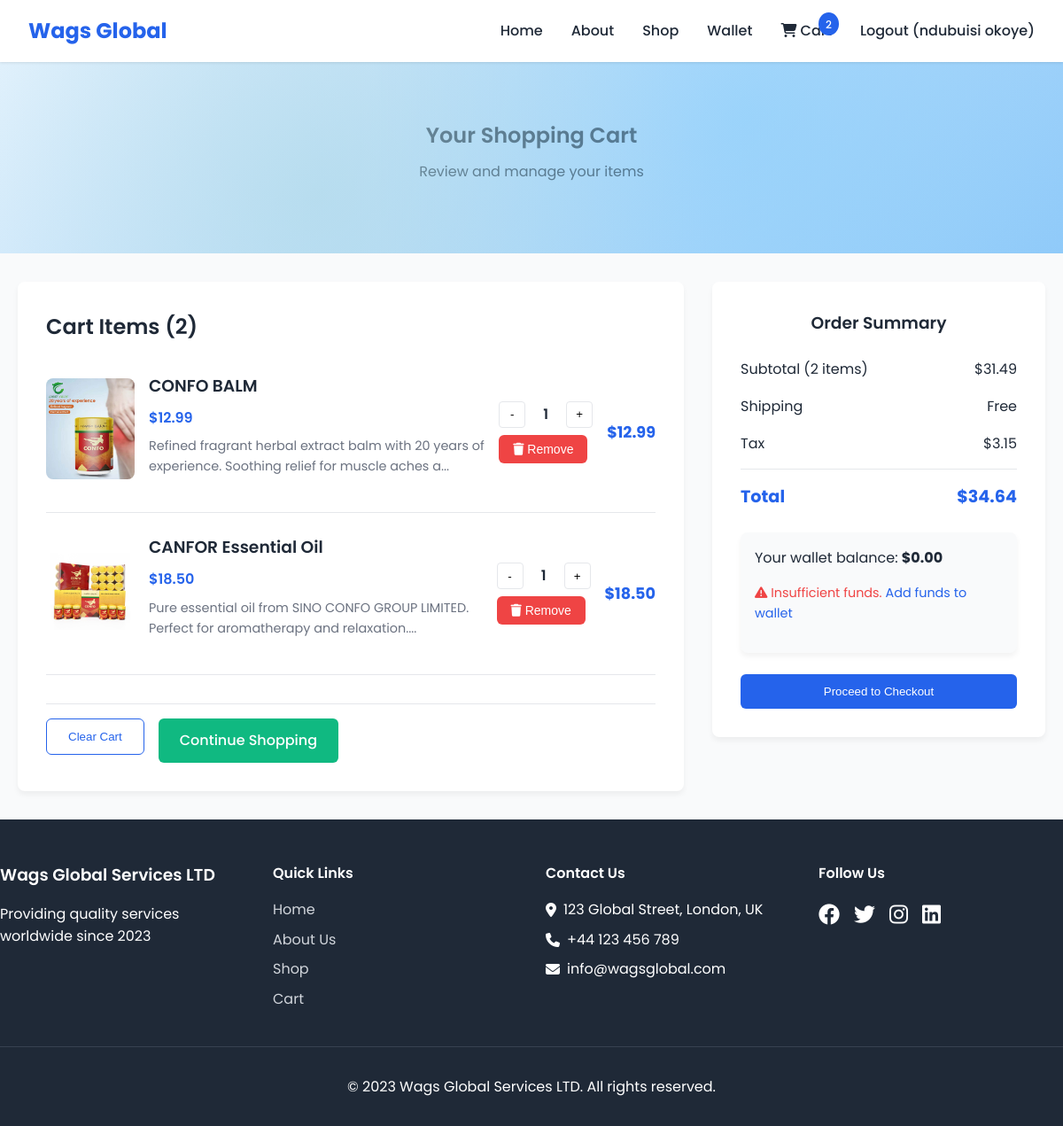
/cart (signed in), run on the app's committed database.
### app.py (models this page shows)
class User(db.Model):
    id = db.Column(db.Integer, primary_key=True)
    username = db.Column(db.String(80), unique=True, nullable=False)
    email = db.Column(db.String(120), unique=True, nullable=False)
    password = db.Column(db.String(200), nullable=False)
    wallet_balance = db.Column(db.Float, default=0.0)
    cart_items = db.relationship('CartItem', backref='user', lazy=True)

class CartItem(db.Model):
    id = db.Column(db.Integer, primary_key=True)
    user_id = db.Column(db.Integer, db.ForeignKey('user.id'), nullable=False)
    product_id = db.Column(db.Integer, db.ForeignKey('product.id'), nullable=False)
    quantity = db.Column(db.Integer, default=1)
    added_at = db.Column(db.DateTime, default=datetime.utcnow)

class Product(db.Model):
    id = db.Column(db.Integer, primary_key=True)
    name = db.Column(db.String(100), nullable=False)
    description = db.Column(db.Text, nullable=False)
    price = db.Column(db.Float, nullable=False)
    image = db.Column(db.String(100), default='default-product.jpg')
    category = db.Column(db.String(50), default='general')
    cart_items = db.relationship('CartItem', backref='product', lazy=True)

### app.py (the view)
@app.route('/cart')
@login_required
def cart(user):
    cart_items = db.session.query(CartItem, Product).join(Product).filter(CartItem.user_id == user.id).all()
    total = sum(item.Product.price * item.CartItem.quantity for item in cart_items)
    return render_template('cart.html', cart_items=cart_items, total=total, user=user)

### app.py (called while the page is built)
def get_current_user():
    if 'user_id' not in session:
        return None
    user = db.session.get(User, session['user_id'])
    if user is None:
        session.clear()
    return user

def login_required(f):
    @wraps(f)
    def decorated_function(*args, **kwargs):
        user = get_current_user()
        if user is None:
            flash('Please login to access this page', 'error')
            return redirect(url_for('login'))
        return f(user, *args, **kwargs)
    return decorated_function

def get_cart_count():
    user = get_current_user()
    if user:
        cart_count = db.session.query(db.func.sum(CartItem.quantity)).filter_by(user_id=user.id).scalar()
        return cart_count or 0
    return 0

def get_cart_total():
    user = get_current_user()
    if user:
        cart_items = db.session.query(CartItem, Product).join(Product).filter(CartItem.user_id == user.id).all()
        cart_total = sum(item.Product.price * item.CartItem.quantity for item in cart_items)
        return cart_total
    return 0

@app.context_processor
def inject_cart_data():
    return dict(cart_count=get_cart_count(), cart_total=get_cart_total())

### templates/cart.html (shortened to what this page needs)
<!DOCTYPE html>
<html lang="en">
<head>
    <title>{% extends "base.html" %}
{% block content %}
<section class="page-hero">
    <div class="container">
        <h1>Your Shopping Cart</h1>
        <p>Review and manage your items</p>
    </div>
</section>
<section class="cart-section">
    <div class="container">
        {% if cart_items %}
        <div class="cart-grid">
            <div class="cart-items">
                <h2>Cart Items ({{ cart_count }})</h2>
                {% for item in cart_items %}
                <div class="cart-item">
                    <div class="cart-item-image">
                        <img src="{{ url_for('static', filename='images/' + item.Product.image) if item.Product.image.startswith(('CUNFU', 'SYLFLORA')) else item.Product.image }}" alt="{{ item.Product.name }}">
                    </div>
                    <div class="cart-item-details">
                        <h3>{{ item.Product.name }}</h3>
                        <p class="cart-item-price">${{ "%.2f"|format(item.Product.price) }}</p>
                        <p class="cart-item-desc">{{ item.Product.description[:100] }}...</p>
                    </div>
                    <div class="cart-item-quantity">
                        <form method="POST" action="{{ url_for('update_cart', item_id=item.CartItem.id) }}">
                            <div class="quantity-controls">
                                <button type="submit" name="action" value="decrease" class="qty-btn">-</button>
                                <span class="quantity">{{ item.CartItem.quantity }}</span>
                                <button type="submit" name="action" value="increase" class="qty-btn">+</button>
                            </div>
                            <button type="submit" name="action" value="remove" class="btn btn-small btn-danger">
                                <i class="fas fa-trash"></i> Remove
                            </button>
                        </form>
                    </div>
                    <div class="cart-item-total">
                        ${{ "%.2f"|format(item.Product.price * item.CartItem.quantity) }}
                    </div>
                </div>
                {% endfor %}
                <div class="cart-actions">
                    <form method="POST" action="{{ url_for('clear_cart') }}" onsubmit="return confirm('Are you sure you want to clear your cart?');">
                        <button type="submit" class="btn btn-outline">Clear Cart</button>
                    </form>
                    <a href="{{ url_for('shop') }}" class="btn btn-secondary">Continue Shopping</a>
                </div>
            </div>
            <div class="cart-summary">
                <div class="summary-card">
                    <h3>Order Summary</h3>
                    <div class="summary-row">
                        <span>Subtotal ({{ cart_count }} items)</span>
                        <span>${{ "%.2f"|format(total) }}</span>
                    </div>
                    <div class="summary-row">
                        <span>Shipping</span>
                        <span>Free</span>
                    </div>
                    <div class="summary-row">
                        <span>Tax</span>
                        <span>${{ "%.2f"|format(total * 0.1) }}</span>
                    </div>
                    <div class="summary-divider"></div>
                    <div class="summary-row total">
                        <span>Total</span>
                        <span>${{ "%.2f"|format(total * 1.1) }}</span>
                    </div>
                    <div class="wallet-balance">
                        <p>Your wallet balance: <strong>${{ "%.2f"|format(user.wallet_balance) }}</strong></p>
                        {% if user.wallet_balance < total * 1.1 %}
                        <p class="insufficient-funds">
                            <i class="fas fa-exclamation-triangle"></i>
                            Insufficient funds. <a href="{{ url_for('wallet') }}">Add funds to wallet</a>
                        </p>
                        {% endif %}
                    </div>
                    <form method="POST" action="{{ url_for('checkout') }}" onsubmit="return confirm('Confirm purchase?');">
                        <button type="submit" class="btn btn-primary btn-full" {% if user.wallet_balance < total * 1.1 %}disabled{% endif %}>
                            Proceed to Checkout
                        </button>
                    </form>
                </div>
            </div>
        </div>
        {% endif %}
    </div>
</section>
{% endblock %}</title>

### templates/base.html (shortened to what this page needs)
    <link rel="stylesheet" href="{{ url_for('static', filename='css/style.css') }}">
    <link rel="stylesheet" href="https://cdnjs.cloudflare.com/ajax/libs/font-awesome/6.4.0/css/all.min.css">
</head>
<body>
    <nav class="navbar">
        <div class="nav-container">
            <div class="nav-logo">
                <a href="{{ url_for('index') }}">Wags Global</a>
            </div>
            <div class="nav-menu">
                <a href="{{ url_for('index') }}" class="nav-link">Home</a>
                <a href="{{ url_for('about') }}" class="nav-link">About</a>
                <a href="{{ url_for('shop') }}" class="nav-link">Shop</a>
                {% if 'user_id' in session %}
                <a href="{{ url_for('wallet') }}" class="nav-link">Wallet</a>
                <a href="{{ url_for('cart') }}" class="nav-link cart-link">
                    <i class="fas fa-shopping-cart"></i>
                    Cart <span class="cart-count">{{ cart_count }}</span>
                </a>
                <a href="{{ url_for('logout') }}" class="nav-link">Logout ({{ session['username'] }})</a>
                {% else %}
                <a href="{{ url_for('login') }}" class="nav-link">Login</a>
                <a href="{{ url_for('register') }}" class="nav-link">Register</a>
                {% endif %}
            </div>
        </div>
    </nav>
    <main>
        {% block content %}{% endblock %}
    </main>
    <footer class="footer">
        <div class="footer-container">
            <div class="footer-section">
                <h3>Wags Global Services LTD</h3>
                <p>Providing quality services worldwide since 2023</p>
            </div>
            <div class="footer-section">
                <h4>Quick Links</h4>
                <ul>
                    <li><a href="{{ url_for('index') }}">Home</a></li>
                    <li><a href="{{ url_for('about') }}">About Us</a></li>
                    <li><a href="{{ url_for('shop') }}">Shop</a></li>
                    <li><a href="{{ url_for('cart') }}">Cart</a></li>
                </ul>
            </div>
            <div class="footer-section">
                <h4>Contact Us</h4>
                <p><i class="fas fa-map-marker-alt"></i> 123 Global Street, London, UK</p>
                <p><i class="fas fa-phone"></i> +44 123 456 789</p>
                <p><i class="fas fa-envelope"></i> info@wagsglobal.com</p>
            </div>
            <div class="footer-section">
                <h4>Follow Us</h4>
                <div class="social-icons">
                    <a href="#"><i class="fab fa-facebook"></i></a>
                    <a href="#"><i class="fab fa-twitter"></i></a>
                    <a href="#"><i class="fab fa-instagram"></i></a>
                    <a href="#"><i class="fab fa-linkedin"></i></a>
                </div>
            </div>
        </div>
        <div class="footer-bottom">
            <p>&copy; 2023 Wags Global Services LTD. All rights reserved.</p>
        </div>
    </footer>
</body>
</html>

### data on the page
User: username "ndubuisi okoye", wallet_balance "0.00"
CartItem: image (picture), Product.name "CONFO BALM", Product "Refined fragrant herbal extract balm with 20 years of experience. Soothing relief for muscle aches a", CartItem.quantity "1"
Product: Product.price "12.99", item.Product.price*item.CartItem.quantity "12.99"
CartItem: image (picture), Product.name "CANFOR Essential Oil", Product "Pure essential oil from SINO CONFO GROUP LIMITED. Perfect for aromatherapy and relaxation.", CartItem.quantity "1"
Product: Product.price "18.50", item.Product.price*item.CartItem.quantity "18.50"

### other printed values
{{ cart_count }} "2"
{{ "%.2f"|format(total) }} "31.49"
{{ "%.2f"|format(total * 0.1) }} "3.15"
{{ "%.2f"|format(total * 1.1) }} "34.64"
